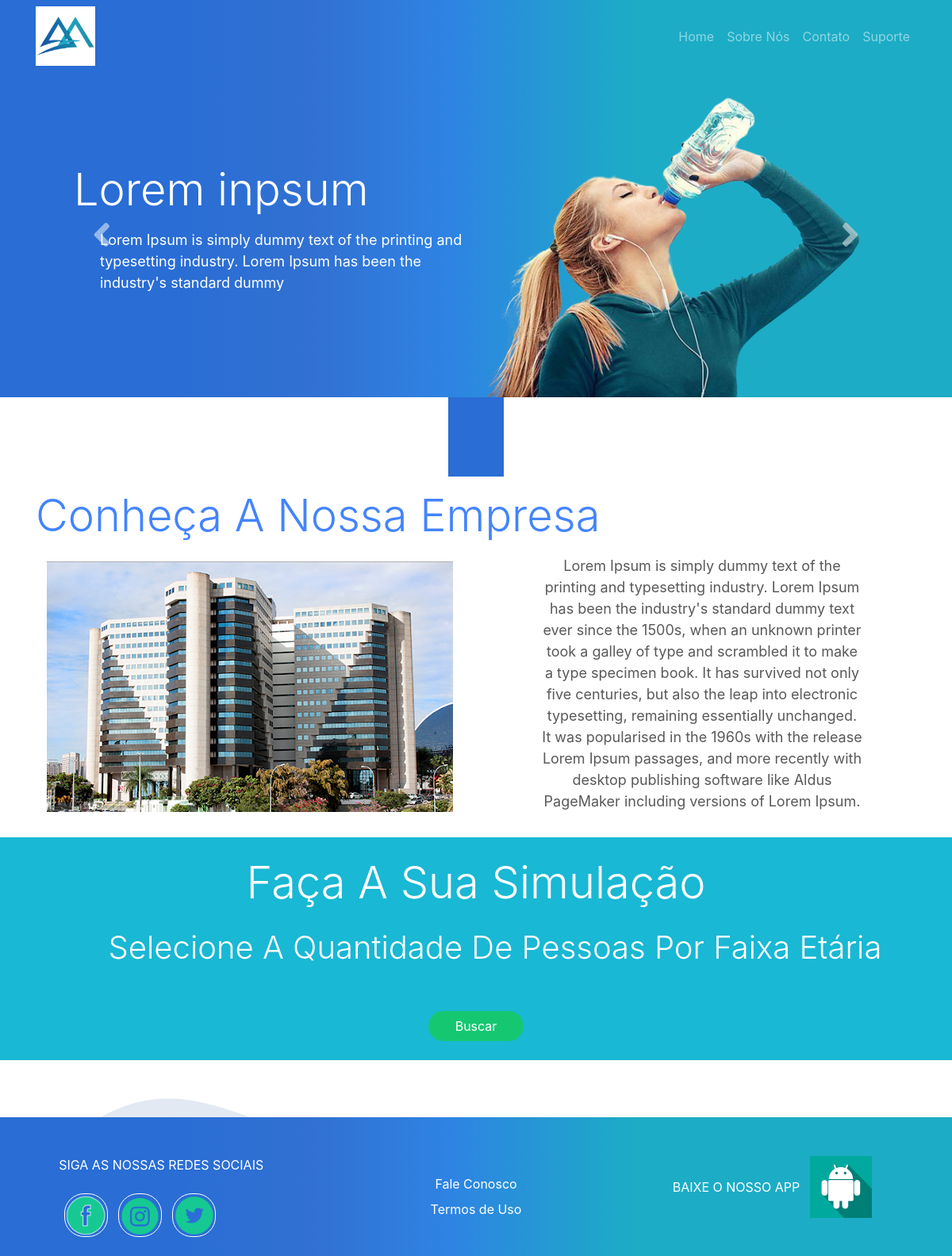
Page /home.php on the earlier database version.
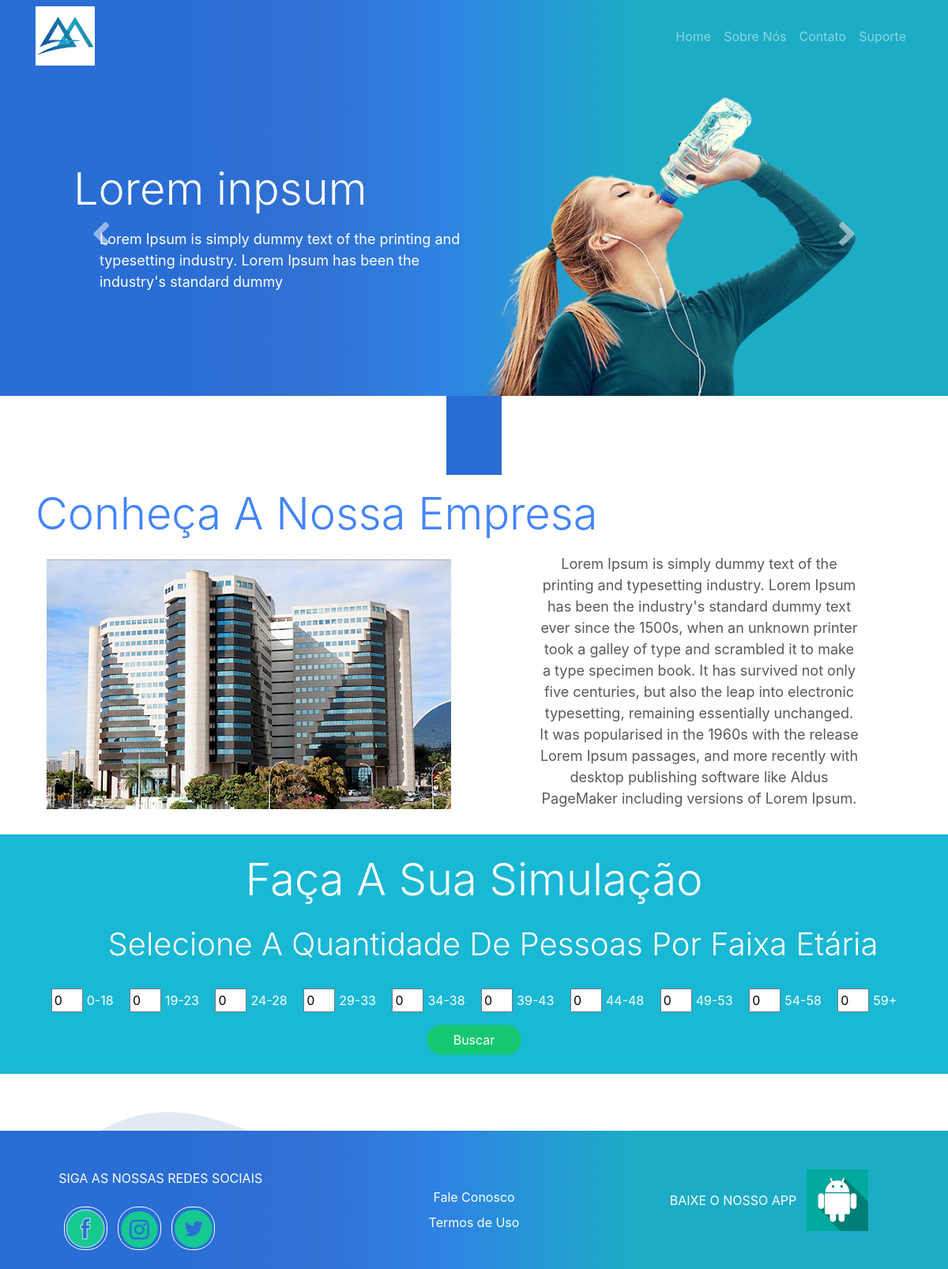
Same page on the later database version.
### tables this page shows
CREATE TABLE `tblfaixa` (
  `id` int(11) NOT NULL AUTO_INCREMENT,
  `faixa` varchar(45) NOT NULL,
  `percentual` int(11) NOT NULL,
  PRIMARY KEY (`id`)
);

### home.php (the view, shortened to what this page needs)
<?php
  $connection = connectionMysql();
?>
<!DOCTYPE html>
<html lang="pt-br">
  <head>
    <link
      rel="stylesheet" href="https://use.fontawesome.com/releases/v5.3.1/css/all.css"
>
    <link type="text/css" rel="stylesheet" href="css/style.css">
    <link rel="stylesheet" href="https://stackpath.bootstrapcdn.com/bootstrap/4.5.0/css/bootstrap.min.css"
>
  </head>
  <body>
    <?php
        require_once("header.php");
    ?>
    <section id="home" class="d-flex bg-blue-gradient">
      <div class="container align-self-center">
        <div class="row">
          <div class="col-md-12">
            <div id="carousel-maktub" class="carousel slide" data-ride="carousel">
              <div class="carousel-inner">
                <div class="carousel-item active">
                  <div class="row">
                    <div class="col-md-6 d-flex align-self-center
                          justify-content-center flex-column">
                      <h1 class="display-4 text-white ml-5">Lorem inpsum</h1>
                      <p class="text-white w-85 ml-auto text mt-2 text-left">
                        Lorem Ipsum is simply dummy text of
                        the printing and typesetting industry. Lorem Ipsum has
                        been the industry's standard dummy
                      </p>
                    </div>
                    <div class="col-md-6 d-none d-md-block">
                      <img src="images/slide1.png" id="img-slide1" />
                    </div>
                  </div>
                </div>
              </div>
              <a href="#carousel-maktub" class="carousel-control-prev"
              data-slide="prev">
                <i class="fas fa-angle-left fa-3x"></i>
              </a>
              <a href="#carousel-maktub" class="carousel-control-next"
              data-slide="next">
                <i class="fas fa-angle-right fa-3x"></i>
              </a>
            </div>
          </div>
        </div>
      </div>
    </section>
    <section>
      <div class="container pb-3">
        <div id="rectangle-on-top" class="ml-auto mr-auto bg-blue-dark"></div>
        <h1 class="text-capitalize text-blue mt-3 display-4">
          Conheça a nossa empresa
        </h1>
        <div class="row">
          <div class="col-md-6 d-flex justify-content-center align-items-center">
            <img src="images/unnamed.png" id="home-sobre"  />
          </div>
          <div class="col-md-6 text-center text-gray pt-2">
            <p class="text ml-auto mr-auto w-75">
              Lorem Ipsum is simply dummy text of the printing and typesetting
              industry. Lorem Ipsum has been the industry's standard dummy text
              ever since the 1500s, when an unknown printer took a galley of
              type and scrambled it to make a type specimen book. It has
              survived not only five centuries, but also the leap into
              electronic typesetting, remaining essentially unchanged. It was
              popularised in the 1960s with the release Lorem Ipsum passages,
              and more recently with desktop publishing software like Aldus
              PageMaker including versions of Lorem Ipsum.
            </p>
          </div>
        </div>
      </div>
    </section>
    <section id="form-simulacao" class="bg-blue text-white">
      <div class="container pt-4">
        <h1 class="text-capitalize text-center mb-2 display-4">
            Faça a sua simulação
        </h1>
        <h1 class="text-capitalize text-center mt-4 mb-3 ml-5 display-4 title-size">
          Selecione a quantidade de pessoas por faixa etária
        </h1>
        <div class="d-flex justify-content-center align-items-center flex-column">
          <form method="POST" name="frmsimulation" action="bd/age-range.php" >
            <?php
              $sql = "SELECT * FROM tblfaixa";
              $selectFaixa = mysqli_query($connection, $sql);
               while ($rsFaixas = mysqli_fetch_array($selectFaixa)) {
                 $id = $rsFaixas["id"];
                 $faixa = $rsFaixas["faixa"];
            ?>
              <div class="form-check form-check-inline ml-2 mr-2 mt-3">
                <input class="form-check-input form-number-range" type="number"
                name=<?='input'.$id?> id=<?=$id?> value="0">
                <label class="form-check-label" for=<?=$id?> >
                  <?=$faixa?>
                </label>
              </div>
            <?php
              }
            ?>
            <br>
            <div class="d-flex justify-content-center mt-3">
              <input type="submit" value="Buscar" name="btnrange"
                class="btn botao-green text-white mb-4 btn-big" />
            </div>
          </form>
        </div>
      </div>
    </section>
    <section class="pt-5" id="container-planos">
      <div class="container background-gray pb-4">
      </div>
    </section>
    <?php
        require_once("footer.php");
    ?>
  </body>
</html>

### header.php (shortened to what this page needs)
<header>
  <nav class="navbar navbar-expand-sm navbar-dark bg-blue-gradient">
    <div class="container">
      <a href="" class="navbar-brand logo"></a>
      <div class="collapse navbar-collapse" id="navegacao">
        <ul class="navbar-nav ml-auto">
          <li class="nav-item">
            <a href="home.php" class="nav-link">Home</a>
          </li>
          <li class="nav-item">
            <a href="sobre.php" class="nav-link">Sobre Nós</a>
          </li>
          <li class="nav-item">
            <a href="contato.php" class="nav-link">Contato</a>
          </li>
          <li class="nav-item">
            <a href="suporte.php" class="nav-link">Suporte</a>
          </li>
        </ul>
      </div>
    </div>
  </nav>
</header>

### footer.php
<footer class="bg-blue-gradient pb-4">
          <div class="container text-white ">
            <div class="row">
              <div class="col-md-4">
                <div class="offset-md-1">
                  <p class="text-uppercase mt-5 mb-4">
                    Siga as nossas redes sociais
                  </p>
                  <div class="row">
                    <div class="col-md-8 d-flex justify-content-around">
                      <a class="redes-sociais" id="facebook"></a>
                      <a class="redes-sociais" id="instagram"></a>
                      <a class="redes-sociais" id="twitter"></a>
                    </div>
                    <div class="col-md-4"></div>
                  </div>
                </div>
              </div>
              <div class="col-md-4 pt-4">
                <div class="d-flex flex-column align-items-center mt-5">
                  <a class="rodape-link mb-2">Fale Conosco</a>
                  <a class="rodape-link mb-2"> Termos de Uso </a>
                </div>
              </div>
              <div class="col-md-4 d-flex align-items-center
                justify-content-center pt-4">
                <p class="text-uppercase mt-3 text-center">
                  baixe o nosso app
                </p>
                <div class="d-flex justify-content-center">
                  <img src="images/iconfinder_Android_robot_social_271510.png"
                    class="btn" />
                </div>
              </div>
            </div>
          </div>
        </footer>

### css/style.css (style rules this page uses)
.bg-blue-gradient { background: linear-gradient( 270deg, #1cacc6 33.33%, rgba(51, 149, 239, 0.545455) 53.13%, rgba(68, 121, 203, 0.301741) 67.19%, rgba(255, 255, 255, 0) 82.81% ), #296dd5; }
.bg-blue-dark { background-color: #296dd5 !important; }
.bg-blue { background-color: #19b8d4 !important; }
.text-white { color: #ffffff; }
.text-gray { color: #595959; }
.text-blue { color: #4384fc; }
.title-size { font-size: 40px !important; }
.text { font-size: 18px; }
.w-85 { width: 85%; }
.botao-green { background-color: #16c772; border-top-left-radius: 15px; border-bottom-right-radius: 15px; }
.btn-big { width: 120px; border-radius: 20px; }
.logo { background-image: url("../images/logo.png"); width: 75px; height: 75px; background-color: white; background-size: cover; }
#home { height: 410px; }
.carousel-control-next, .carousel-control-prev { width: 5%; }
#img-slide1 { width: 610px; height: 409px; }
#rectangle-on-top { width: 70px; height: 100px; }
#home-sobre, #home-sobre img { width: 512px; height: 316px; }
.redes-sociais { width: 55px; height: 55px; background-size: cover; cursor: pointer; border: solid 1px white; border-radius: 25px; }
#facebook { background-image: url("../images/facebook.png"); }
#twitter { background-image: url("../images/twitter.png"); }
#instagram { background-image: url("../images/instagram.png"); }
.rodape-link { cursor: pointer; }

### home.php (style rules this page uses)
.background-gray { background-image: url("images/back-gray.png"); }
.botao-green { background-color: #16C772; border-top-left-radius: 15px; border-bottom-right-radius: 15px; }
.btn-big { width: 120px; border-radius: 20px; }
.form-number-range { width: 40px !important; }

Differences in the rows shown:
added tblfaixa: faixa "0-18"
added tblfaixa: faixa "19-23"
added tblfaixa: faixa "24-28"
added tblfaixa: faixa "29-33"
added tblfaixa: faixa "34-38"
added tblfaixa: faixa "39-43"
added tblfaixa: faixa "44-48"
added tblfaixa: faixa "49-53"
added tblfaixa: faixa "54-58"
added tblfaixa: faixa "59+"
